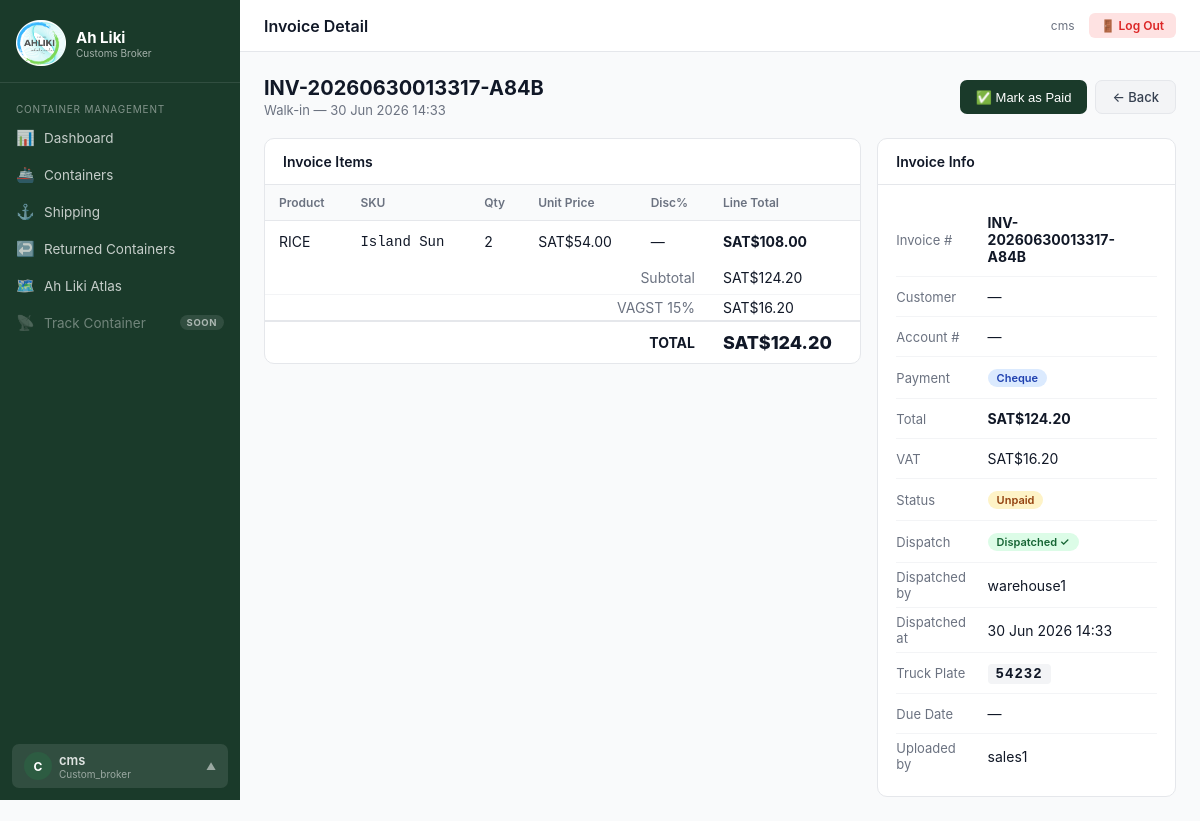
/invoices/3/ (signed in), run on the app's committed database.
### inventory/models.py (models this page shows, shortened)
class UserProfile(models.Model):
    ROLE_CHOICES = [
        ('admin', 'Admin'),
        ('manager', 'Manager'),
        ('finance', 'Finance'),
        ('warehouse', 'Warehouse Lead'),
        ('wms_operator', 'WMS Operator'),
        ('wms_dispatcher', 'WMS Dispatcher'),
        ('cashier', 'Sales / Cashier'),
        ('custom_broker', 'Customs Broker'),
    ]
    DEPARTMENT_CHOICES = [
        ('management', 'Management'),
        ('finance', 'Finance'),
        ('warehouse', 'Warehouse & WMS'),
        ('containers', 'Containers (CMS)'),
        ('sales', 'Sales'),
    ]
    ROLE_DEPARTMENTS = {
        'admin': 'management',
        'manager': 'management',
        'finance': 'finance',
        'warehouse': 'warehouse',
        'wms_operator': 'warehouse',
        'wms_dispatcher': 'warehouse',
        'custom_broker': 'containers',
        'cashier': 'sales',
    }
    user = models.OneToOneField(User, on_delete=models.CASCADE, related_name='profile')
    role = models.CharField(max_length=20, choices=ROLE_CHOICES, default='cashier')

class Invoice(models.Model):
    STATUS_CHOICES = [
        ('unpaid', 'Unpaid'),
        ('paid', 'Paid'),
        ('overdue', 'Overdue'),
        ('void', 'Void'),
    ]
    DISPATCH_STATUS_CHOICES = [
        ('pending', 'Pending Dispatch'),
        ('dispatched', 'Dispatched'),
    ]
    invoice_number = models.CharField(max_length=100, unique=True)
    cashier = models.ForeignKey(User, on_delete=models.SET_NULL, null=True, related_name='invoices')
    customer_name = models.CharField(max_length=200, blank=True)
    account_number = models.CharField(max_length=100, blank=True)
    payment_method = models.CharField(max_length=50, default='cash',
        choices=[('cash','Cash'),('credit','Credit Account'),('eftpos','EFTPOS'),('cheque','Cheque')])
    status = models.CharField(max_length=20, choices=STATUS_CHOICES, default='unpaid')
    dispatch_status = models.CharField(max_length=20, choices=DISPATCH_STATUS_CHOICES, default='pending')
    dispatched_by = models.ForeignKey(User, on_delete=models.SET_NULL, null=True, blank=True, related_name='dispatched_invoices')
    dispatched_at = models.DateTimeField(null=True, blank=True)
    truck_plate = models.CharField(max_length=50, blank=True, help_text='Delivery truck plate number')
    created_at = models.DateTimeField(default=timezone.now)
    due_date = models.DateField(null=True, blank=True)
    notes = models.TextField(blank=True)
    total_amount = models.DecimalField(max_digits=12, decimal_places=2, default=0)
    tax_amount = models.DecimalField(max_digits=12, decimal_places=2, default=0)
    invoice_file = models.FileField(upload_to='invoices/', blank=True, null=True)
    salesperson = models.CharField(max_length=100, blank=True)
    payment_terms = models.CharField(max_length=100, blank=True, help_text='e.g. Net 7 days')
    sales_territory = models.CharField(max_length=50, blank=True)

class InvoiceItem(models.Model):
    invoice = models.ForeignKey(Invoice, on_delete=models.CASCADE, related_name='items')
    product = models.ForeignKey(Product, on_delete=models.CASCADE)
    quantity = models.PositiveIntegerField()
    unit_price = models.DecimalField(max_digits=10, decimal_places=2)
    discount_percent = models.DecimalField(max_digits=5, decimal_places=2, default=0)
    @property
    def line_total(self):
        discounted = self.unit_price * (1 - self.discount_percent / 100)
        return self.quantity * discounted

class Product(models.Model):
    sku = models.CharField(max_length=100, unique=True)
    name = models.CharField(max_length=200)
    category = models.ForeignKey(Category, on_delete=models.SET_NULL, null=True, related_name='products')
    supplier = models.ForeignKey(Supplier, on_delete=models.SET_NULL, null=True, related_name='products')
    unit_price = models.DecimalField(max_digits=10, decimal_places=2)
    cost_price = models.DecimalField(max_digits=10, decimal_places=2, default=0)
    reorder_level = models.PositiveIntegerField(default=10, help_text='Alert when stock falls below this')
    unit = models.CharField(max_length=50, default='each', help_text='e.g. each, kg, litre, carton')
    barcode = models.CharField(max_length=200, blank=True)
    description = models.TextField(blank=True)
    is_active = models.BooleanField(default=True)
    created_at = models.DateTimeField(auto_now_add=True)

### inventory/views.py (the view)
# urls.py: path('invoices/<int:pk>/', views.invoice_detail, name='invoice_detail'),
@login_required
def invoice_detail(request, pk):
    invoice = get_object_or_404(Invoice, pk=pk)
    return render(request, 'pos/invoice_detail.html', {'invoice': invoice})

### templates/pos/invoice_detail.html (shortened to what this page needs)
{% extends 'base.html' %}
{% block topbar_title %}Invoice Detail{% endblock %}
{% block content %}
<div class="page-header">
  <div>
    <h1>{{ invoice.invoice_number }}</h1>
    <p>{{ invoice.customer_name|default:"Walk-in" }} &mdash; {{ invoice.created_at|date:"d M Y H:i" }}</p>
  </div>
  <div style="display:flex;gap:8px">
    {% if invoice.status == 'unpaid' or invoice.status == 'overdue' %}
    <button onclick="document.getElementById('payModal').style.display='flex'" class="btn btn-primary">✅ Mark as Paid</button>
    {% endif %}
    <a href="{% url 'invoice_list' %}" class="btn btn-secondary">← Back</a>
  </div>
</div>
<div class="grid-main-side" style="gap:16px">
  <div>
    {% if invoice.invoice_file %}
    <div class="card" style="margin-bottom:16px">
      <div class="card-header"><h2>📄 Invoice Document</h2></div>
      <div style="padding:0">
        <iframe
          src="{{ invoice.invoice_file.url }}"
          style="width:100%;height:680px;border:none;border-radius:0 0 10px 10px"
          title="Invoice {{ invoice.invoice_number }}"
        ></iframe>
      </div>
    </div>
    {% elif invoice.items.all %}
    <div class="card">
      <div class="card-header"><h2>Invoice Items</h2></div>
      <div class="table-wrap">
        <table>
          <thead><tr><th>Product</th><th>SKU</th><th>Qty</th><th>Unit Price</th><th>Disc%</th><th>Line Total</th></tr></thead>
          <tbody>
          {% for item in invoice.items.all %}
          <tr>
            <td>{{ item.product.name }}</td>
            <td><code>{{ item.product.sku }}</code></td>
            <td>{{ item.quantity }}</td>
            <td>SAT${{ item.unit_price }}</td>
            <td>{% if item.discount_percent %}{{ item.discount_percent }}%{% else %}—{% endif %}</td>
            <td><strong>SAT${{ item.line_total|floatformat:2 }}</strong></td>
          </tr>
          {% endfor %}
          </tbody>
          <tfoot>
            <tr><td colspan="5" style="text-align:right;padding:8px 14px;color:var(--gray-500)">Subtotal</td><td style="padding:8px 14px">SAT${{ invoice.total_amount|floatformat:2 }}</td></tr>
            <tr><td colspan="5" style="text-align:right;padding:4px 14px;color:var(--gray-500)">VAGST 15%</td><td style="padding:4px 14px">SAT${{ invoice.tax_amount }}</td></tr>
            <tr style="border-top:2px solid var(--gray-200)"><td colspan="5" style="text-align:right;font-weight:700;padding:10px 14px">TOTAL</td><td style="font-weight:800;font-size:18px;padding:10px 14px">SAT${{ invoice.total_amount }}</td></tr>
          </tfoot>
        </table>
      </div>
    </div>
    {% else %}
    <div class="card">
      <div class="card-body" style="text-align:center;padding:40px;color:var(--gray-400)">
        No document or line items attached to this invoice.
      </div>
    </div>
    {% endif %}
  </div>
  <div class="card">
    <div class="card-header"><h2>Invoice Info</h2></div>
    <div class="card-body">
      <table style="width:100%;border-collapse:collapse">
        <tr><td style="color:var(--gray-500);padding:6px 0;font-size:13px">Invoice #</td><td><strong>{{ invoice.invoice_number }}</strong></td></tr>
        <tr><td style="color:var(--gray-500);padding:6px 0;font-size:13px">Customer</td><td>{{ invoice.customer_name|default:"—" }}</td></tr>
        <tr><td style="color:var(--gray-500);padding:6px 0;font-size:13px">Account #</td><td>{{ invoice.account_number|default:"—" }}</td></tr>
        <tr><td style="color:var(--gray-500);padding:6px 0;font-size:13px">Payment</td><td><span class="badge badge-blue">{{ invoice.get_payment_method_display }}</span></td></tr>
        <tr><td style="color:var(--gray-500);padding:6px 0;font-size:13px">Total</td><td><strong>SAT${{ invoice.total_amount }}</strong></td></tr>
        <tr><td style="color:var(--gray-500);padding:6px 0;font-size:13px">VAT</td><td>SAT${{ invoice.tax_amount }}</td></tr>
        <tr><td style="color:var(--gray-500);padding:6px 0;font-size:13px">Status</td><td>
          {% if invoice.status == 'paid' %}<span class="badge badge-green">Paid ✓</span>
          {% elif invoice.status == 'unpaid' %}<span class="badge badge-amber">Unpaid</span>
          {% elif invoice.status == 'overdue' %}<span class="badge badge-red">Overdue</span>
          {% else %}<span class="badge badge-gray">Void</span>{% endif %}
        </td></tr>
        <tr><td style="color:var(--gray-500);padding:6px 0;font-size:13px">Dispatch</td><td>
          {% if invoice.dispatch_status == 'dispatched' %}
          <span class="badge badge-green">Dispatched ✓</span>
          {% else %}
          <span class="badge badge-amber">Pending Dispatch</span>
          {% endif %}
        </td></tr>
        {% if invoice.dispatch_status == 'dispatched' %}
        <tr><td style="color:var(--gray-500);padding:6px 0;font-size:13px">Dispatched by</td><td>{{ invoice.dispatched_by.get_full_name|default:invoice.dispatched_by.username }}</td></tr>
        <tr><td style="color:var(--gray-500);padding:6px 0;font-size:13px">Dispatched at</td><td>{{ invoice.dispatched_at|date:"d M Y H:i" }}</td></tr>
        {% if invoice.truck_plate %}
        <tr><td style="color:var(--gray-500);padding:6px 0;font-size:13px">Truck Plate</td><td>
          <span style="font-family:monospace;font-weight:700;background:#f3f4f6;padding:2px 8px;border-radius:4px;letter-spacing:1px">{{ invoice.truck_plate }}</span>
        </td></tr>
        {% endif %}
        {% endif %}
        <tr><td style="color:var(--gray-500);padding:6px 0;font-size:13px">Due Date</td><td>{{ invoice.due_date|default:"—" }}</td></tr>
        <tr><td style="color:var(--gray-500);padding:6px 0;font-size:13px">Uploaded by</td><td>{{ invoice.cashier.get_full_name|default:invoice.cashier.username }}</td></tr>
      </table>
    </div>
  </div>
</div>
{% endblock %}

### templates/base.html (shortened to what this page needs)
<!DOCTYPE html>
<html lang="en">
<head>
{% load static %}
{% load custom_tags %}
<link rel="stylesheet" href="{% static 'css/main.css' %}">
</head>
<body>
{% with user_role=request.user|user_role %}
{% with is_admin=request.user.is_superuser %}
<div class="layout{% if user_role == 'wms_operator' or user_role == 'wms_dispatcher' %} wms-op-layout{% endif %}">
  <aside class="sidebar" id="sidebar">
    <div class="sidebar-brand">
      <div class="logo">
        <img src="{% static 'image/ahliki_logo.png' %}" alt="Ah Liki Logo" class="logo-image">
        <div>
          <div class="logo-text">Ah Liki</div>
          <div class="logo-sub">{% if user_role == 'wms_operator' %}WMS Operator{% elif user_role == 'wms_dispatcher' %}WMS Dispatcher{% elif user_role == 'custom_broker' %}Customs Broker{% else %}Inventory System{% endif %}</div>
        </div>
      </div>
    </div>
    <nav class="sidebar-nav">
      {% if user_role == 'wms_operator' %}
      <div class="nav-section">Home</div>
      <a href="{% url 'wms_dashboard' %}" class="{% if request.resolver_match.url_name == 'wms_dashboard' %}active{% endif %}">
        <span class="icon">🏠</span> WMS Dashboard
      </a>
      <div class="nav-section">Receive Stock</div>
      <a href="{% url 'grn_list' %}" class="{% if 'grn' in request.resolver_match.url_name %}active{% endif %}">
        <span class="icon">📥</span> Receive Stock (GRN)
      </a>
      <a href="{% url 'grn_add' %}" class="{% if request.resolver_match.url_name == 'grn_add' %}active{% endif %}">
        <span class="icon">➕</span> New GRN
      </a>
      <a href="{% url 'warehouse_container_list' %}" class="{% if 'container' in request.resolver_match.url_name and 'cms_' not in request.resolver_match.url_name %}active{% endif %}">
        <span class="icon">🚢</span> Containers
      </a>
      <div class="nav-section">WMS Operations</div>
      <a href="{% url 'wms_checkin' %}" class="{% if 'checkin' in request.resolver_match.url_name %}active{% endif %}">
        <span class="icon">📍</span> Check-In Pallet
      </a>
      <a href="{% url 'wms_transfer' %}" class="{% if 'transfer' in request.resolver_match.url_name %}active{% endif %}">
        <span class="icon">↔️</span> Transfer Pallet
      </a>
      <a href="{% url 'pallet_list' %}" class="{% if 'pallet' in request.resolver_match.url_name %}active{% endif %}">
        <span class="icon">📦</span> Pallets
      </a>
      <a href="{% url 'shelf_list' %}" class="{% if 'shelf' in request.resolver_match.url_name %}active{% endif %}">
        <span class="icon">🗄️</span> Shelf Locations
      </a>
      {% elif user_role == 'custom_broker' %}
      <div class="nav-section">Container Management</div>
      <a href="{% url 'cms_dashboard' %}" class="{% if request.resolver_match.url_name == 'cms_dashboard' %}active{% endif %}">
        <span class="icon">📊</span> Dashboard
      </a>
      <a href="{% url 'cms_containers' %}" class="{% if request.resolver_match.url_name == 'cms_containers' or 'cms_container_' in request.resolver_match.url_name %}active{% endif %}">
        <span class="icon">🚢</span> Containers
      </a>
      <a href="{% url 'cms_shipping' %}" class="{% if 'cms_shipping' in request.resolver_match.url_name %}active{% endif %}">
        <span class="icon">⚓</span> Shipping
      </a>
      <a href="{% url 'cms_returns' %}" class="{% if 'cms_return' in request.resolver_match.url_name %}active{% endif %}">
        <span class="icon">↩️</span> Returned Containers
      </a>
      <a href="{% url 'cms_atlas' %}" class="{% if request.resolver_match.url_name == 'cms_atlas' %}active{% endif %}">
        <span class="icon">🗺️</span> Ah Liki Atlas
      </a>
      <span class="nav-disabled" title="Coming soon" aria-disabled="true">
        <span class="icon">📡</span> Track Container <span class="nav-soon">Soon</span>
      </span>
      {% endif %}
    </nav>
    <div style="padding:12px">
      <div class="user-menu" id="userMenu">
        <button class="user-btn" onclick="toggleUserMenu()">
          <div class="user-avatar">{{ request.user.first_name|first|upper|default:request.user.username|first|upper }}</div>
          <div class="user-info">
            <div class="user-name">{{ request.user.get_full_name|default:request.user.username }}</div>
            <div class="user-role">{% if request.user.is_authenticated %}{{ request.user|user_role|default:"Staff" }}{% else %}Guest{% endif %}</div>
          </div>
          <span class="dropdown-arrow">▲</span>
        </button>
      </div>
    </div>
  </aside>
  <div class="main">
    <div class="topbar">
      <div class="topbar-title">
        {% block topbar_title %}{% endblock %}
      </div>
      <div class="topbar-right">
        <a href="{% url 'profile' %}" class="topbar-user">
          {{ request.user.get_full_name|default:request.user.username }}
        </a>
        <form method="post" action="{% url 'logout' %}" style="margin:0">
          <button type="submit" class="topbar-logout" title="Log Out">🚪<span class="lbl"> Log Out</span></button>
        </form>
      </div>
    </div>
    <div class="content">
      {% block content %}{% endblock %}
    </div>
  </div>
</div>
{% endwith %}
{% endwith %}
</body>
</html>

### data on the page
Invoice: invoice_number "INV-20260630013317-A84B", customer_name "Walk-in", created_at "30 Jun 2026 14:33", total_amount "124.20", tax_amount "16.20", customer_name "—", account_number "—", payment_method "Cheque", dispatched_by.get_full_name "warehouse1", dispatched_at "30 Jun 2026 14:33", truck_plate "54232", due_date "—", cashier.get_full_name "sales1"
InvoiceItem: product.name "RICE", product.sku "Island Sun", quantity "2", unit_price "54.00", line_total "108.00"

### other printed values
{{ request.user.get_full_name|default:request.user.username }} "cms"
{{ request.user|user_role|default:"Staff" }} "Custom_broker"
